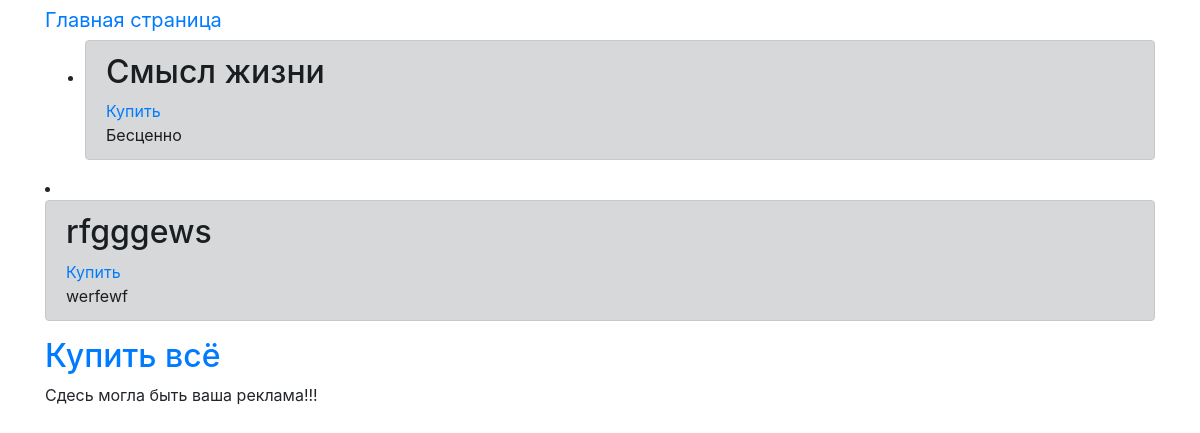
The page /basket (signed in) on the database its author committed.
### tables this page shows
CREATE TABLE products 
                            (id INTEGER PRIMARY KEY AUTOINCREMENT, 
                             title VARCHAR(50),
                             content VARCHAR(200),
                             price VARCHAR(10),
                             user_id INTEGER
                             );

### server.py (the view)
@app.route('/basket')
def basket1():
    basket = BasketModel(db.get_connection()).get_all(session['user_id'])
    prod = ProductModel(db.get_connection())
    if len(basket) > 0:
        sp = [prod.get(i[0]) for i in basket]
    else:
        sp = 'Пусто'
    return render_template('basket.html', title= 'Корзина', products= sp)

### basket.py (called while the page is built)
    def get_all(self, buyer_id):
        cursor = self.connection.cursor()
        cursor.execute("SELECT product_id, seller_id FROM basket WHERE buyer_id = ?",
                        (str(buyer_id)))
        rows = cursor.fetchall()
        return rows

### db_connect.py (called while the page is built)
    def get_connection(self):
        return self.conn

### products.py (called while the page is built)
    def get(self, produscs_id):
        cursor = self.connection.cursor()
        cursor.execute("SELECT * FROM products WHERE id = ?", (str(produscs_id)))
        row = cursor.fetchone()
        return row

### templates/basket.html (shortened to what this page needs)
{% extends "base.html" %}
{% block content %}
	<a class="navbar-brand" href="/main">Главная страница</a>
	{% if products != 'Пусто'  %}
	 <div class="block1" id="container">
	 	<ul>
	  	{% for item in products %}
	    	<li>
	    	<div class="alert alert-dark" role="alert">
	    	<h2>{{item[1]}}</h2>
	    	<a href="/buy_one_product/{{item[0]}}/2" align=right>Купить</a>
	    	<div>{{item[3]}}</div>
	    	</div>
	    	</li>
		</ul>
	 </div>
	  {% endfor %}
	  <h2><a href='/buy_all'>Купить всё</a></h2>
	{% else %}
	  <h3 align=center>Корзина пуста</h3>
	{% endif %}
	<div class="block2" id="container">
	Сдесь могла быть ваша реклама!!!
	</div>
{% endblock %}

### rows shown on the page
products: title "Смысл жизни", price "Бесценно"
products: title "rfgggews", price "werfewf"
